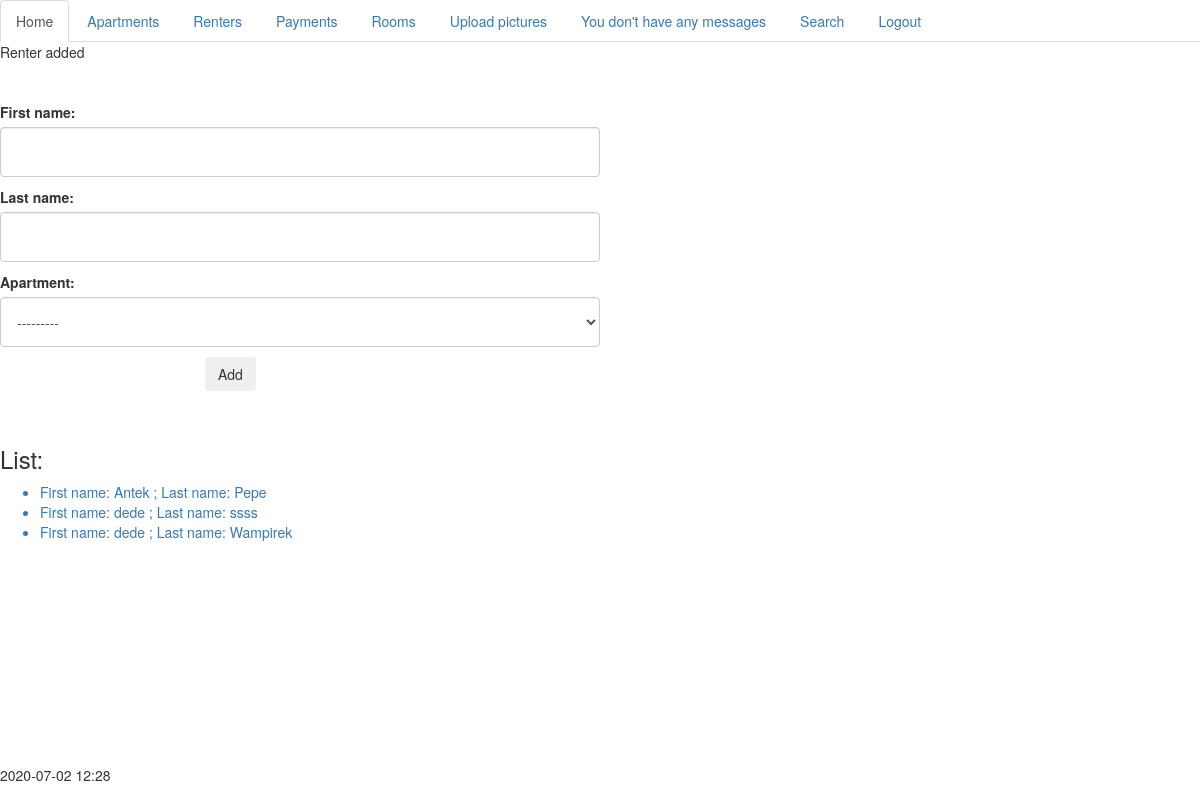
/renters/ (signed in), run on an earlier commit of the app's database.
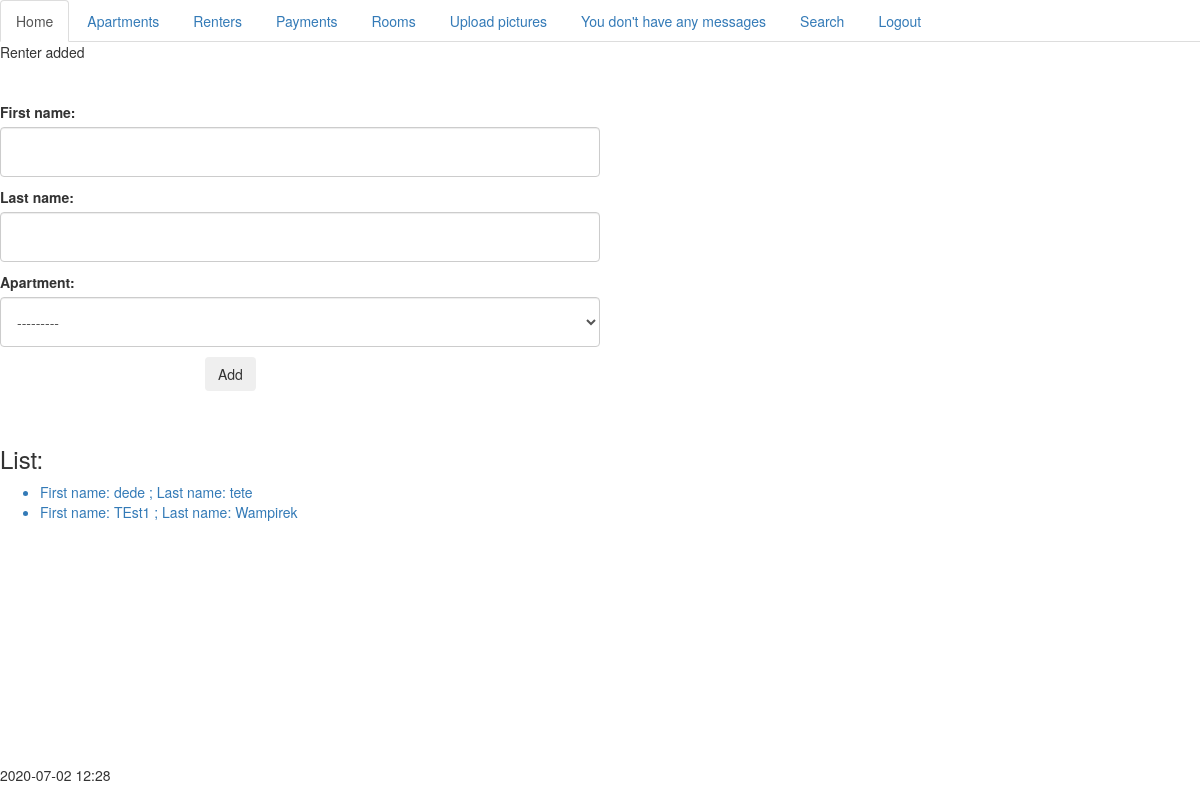
And on a later commit of the database.
### handling/models.py (models this page shows, shortened)
class Renters(models.Model):
    first_name = models.CharField(max_length=100)
    last_name = models.CharField(max_length=100)
    apartment = models.OneToOneField(Apartments, on_delete=models.CASCADE)
    def __str__(self):
        return f'First name: {self.first_name} ; Last name: {self.last_name} '#; Apartment: {self.apartment}'
    def get_detail_url(self):
        return f'/renters/{self.id}/'

### handling/views.py (the view)
# urls.py: path('renters/', views.CreateRentersView.as_view(), name='renters'),
class CreateRentersView(LoginRequiredMixin,CreateView):
    model = Renters
    template_name = 'obj_list.html'
    success_url = reverse_lazy('renters')
    fields = ['first_name','last_name','apartment']
    def get_context_data(self, **kwargs):
        context = super().get_context_data(**kwargs)
        context.update({'objects':Renters.objects.all(),'komunikat':'Renter added'})
        return context

### handling/extra_context.py (called while the page is built)
def get_messages(request):
    if Messages.objects.all():
        return {'mess':'You have messages'}
    else:
        return {'mess': "You don't have any messages"}

### handling/models.py (called while the page is built)
    def __str__(self):
        return f'Name: {self.name} ; Address: {self.address}'

### normalview/extra_context.py (called while the page is built)
def show_time(request):
    now = datetime.now()
    two_hours_timezone = datetime.now() + timedelta(hours=2)
    hour = '{:%H:%M}'.format(two_hours_timezone)
    return {'now':now.strftime("%Y-%m-%d"),'hour':hour}

### handling/templates/obj_list.html (shortened to what this page needs)
{% extends 'base.html' %}
{% block content %}
{{ komunikat }}<br><br><br>
<div class="form-group">
<form class="form-horizontal" method="POST" >
    {{ form.as_p }}
    <div class="form-group">
      <div class="col-sm-offset-2 col-sm-10">
        <button type="submit" class="btn btn-default">Add</button>
      </div>
    </div>
</form>
</div>
<br>
{% if objects %}
<h3>List:</h3>
<ul>
{% for object in objects %}
    <a href="{{ object.get_detail_url }}"> <li class="{{ class }}"> {{ object }}</li></a>
{% endfor %}
</ul>
{% endif %}
{% endblock %}

What changed in the data, as far as the page shows it:
removed Renters: first_name+last_name "First name: Antek ; Last name: Pepe"
removed Renters: first_name+last_name "First name: dede ; Last name: ssss"
removed Renters: first_name+last_name "First name: dede ; Last name: Wampirek"
added Renters: first_name+last_name "First name: dede ; Last name: tete"
added Renters: first_name+last_name "First name: TEst1 ; Last name: Wampirek"
